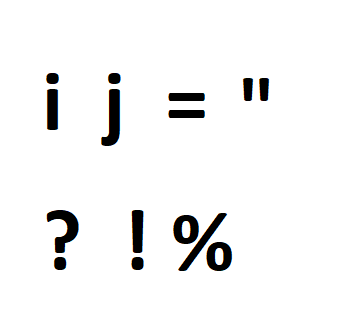
#> input picture ocr_handwriting_recognition/images/multipart_characters.png, 346 x 310 px, found by its file name
$ python bounding_box_experiment_1.py
#> lines starting #> are read from the running program, lines starting #| are printed output that depends on the picture; after the words box and inside, x2 and y2 are one past the last pixel; in counts of white or black regions, pixels touching at a corner belong together
# https://pyimagesearch.com/2020/08/24/ocr_handwriting_recognition-with-opencv-keras-and-tensorflow/
# https://pyimagesearch.com/2015/04/20/sorting-contours-using-python-and-opencv/
# https://stackoverflow.com/questions/61297312/finding-the-bounding-boxes-of-different-symbols-letters

# import the necessary packages
import numpy as np
import cv2
import imutils

image_paths = [
    # r"ocr_handwriting_recognition/images/hello_world.png",
    # r"ocr_handwriting_recognition/images/img-01.png",
    # r"ocr_handwriting_recognition/images/img-02.jpeg", # upper with lowercase letters
    # r"ocr_handwriting_recognition/images/img-03.jpg", # handwritten fonts
    # r"ocr_handwriting_recognition/images/img-04.png", # names (white background)
    # r"ocr_handwriting_recognition/images/img-05.png", # uppercase only
    # r"ocr_handwriting_recognition/images/img-06.jpeg", # uper with lowercase letters (more space + no background)
    # r"ocr_handwriting_recognition/images/test_picture.PNG", # actual photo
    # r"ocr_handwriting_recognition/images/part-1.jpeg",
    # r"ocr_handwriting_recognition/images/part-2.jpeg",
    # r"ocr_handwriting_recognition/images/part-3.jpeg",
    # r"ocr_handwriting_recognition/images/because.png",
    # r"ocr_handwriting_recognition/images/letters.png",
    r"ocr_handwriting_recognition/images/multipart_characters.png",
]

def load_image(image_path):
    img=cv2.imread(image_path)
#> img is the input picture: shape (310, 346, 3); mean B, G, R 242.9, 242.9, 242.9
    copy=img.copy()

    imgGray=cv2.cvtColor(img,cv2.COLOR_BGR2GRAY)

    (_, imgThresh) = cv2.threshold(imgGray,70,255,cv2.THRESH_BINARY_INV)
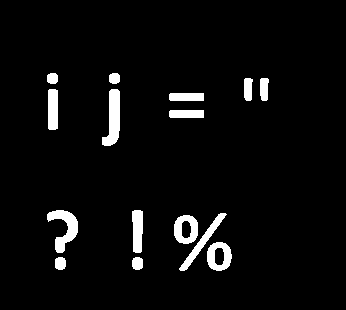
#> imgThresh: shape (310, 346); 4.5% white; 15 white regions, largest, box (x1, y1, x2, y2) and area: (102, 89, 120, 146) 643, (47, 210, 78, 253) 617, (179, 213, 227, 271) 483

    kernel_erosion = np.ones((1,1),np.uint8)
    imgErode = cv2.erode(imgThresh,kernel_erosion,iterations = 2)

    kernel_open = cv2.getStructuringElement(cv2.MORPH_ELLIPSE,(1,2))
    imgOpen = cv2.morphologyEx(imgErode, cv2.MORPH_OPEN, kernel_open)
#> imgOpen: shape (310, 346); 4.5% white; 15 white regions, largest, box (x1, y1, x2, y2) and area: (102, 90, 120, 147) 643, (47, 211, 78, 254) 617, (179, 214, 226, 272) 482

    kernel_dilate = np.ones((2,2),np.uint8)
    imgDilate = cv2.dilate(imgOpen,kernel_dilate,iterations = 4)
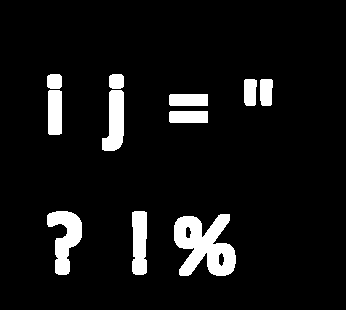
#> imgDilate: shape (310, 346); 7.6% white; 11 white regions

    return copy, imgGray, imgDilate

def sort_contours(cnts, method="left-to-right"):
    # initialize the reverse flag and sort index
    reverse = False
    i = 0

    # handle if we need to sort in reverse
    if method == "right-to-left" or method == "bottom-to-top":
        reverse = True

    # handle if we are sorting against the y-coordinate rather than
    # the x-coordinate of the bounding box
    if method == "top-to-bottom" or method == "bottom-to-top":
        i = 1

    # construct the list of bounding boxes and sort them from top to bottom
    boundingBoxes = [cv2.boundingRect(c) for c in cnts]
    (cnts, boundingBoxes) = zip(*sorted(zip(cnts, boundingBoxes),
        key=lambda b:b[1][i], reverse=reverse))

    # return the list of sorted contours and bounding boxes
    return (cnts, boundingBoxes)

def get_bounding_boxes(contours, imgGray):
    boxes=[] #store the dimensions of my bounding boxes
    chars=[] #store each bounding box for later
    min_cont_area=5

    for i, cnt in enumerate(contours):
        #print(cv2.contourArea(cnt))
        if cv2.contourArea(cnt) > min_cont_area: #Limit the contours based on area?
            (x, y, w, h) = cv2.boundingRect(cnt)

            if y > 3:
                y -= 3
            if x > 3:
                x -= 3

            boxes.append([x,y,w,h])

            roi=imgGray[y:y+h, x:x+w]

            thresh = cv2.threshold(roi, 0, 255, cv2.THRESH_BINARY_INV | cv2.THRESH_OTSU)[1]
            (tH, tW) = thresh.shape

            # if the width is greater than the height, resize along the
            # width dimension
            if tW > tH:
                thresh = imutils.resize(thresh, width=32)

            # otherwise, resize along the height
            else:
                thresh = imutils.resize(thresh, height=32)

            # re-grab the image dimensions (now that its been resized)
            # and then determine how much we need to pad the width and
            # height such that our image will be 32x32
            (tH, tW) = thresh.shape
            dX = int(max(0, 32 - tW) / 2.0)
            dY = int(max(0, 32 - tH) / 2.0)

            # pad the image and force 32x32 dimensions
            padded = cv2.copyMakeBorder(thresh, top=dY, bottom=dY, left=dX, right=dX, borderType=cv2.BORDER_CONSTANT, value=(0, 0, 0))
            padded = cv2.resize(padded, (32, 32))

            # prepare the padded image for classification via our
            # handwriting OCR model
            padded = padded.astype("float32") / 255.0
            padded = np.expand_dims(padded, axis=-1)

            chars.append(padded)

    chars = np.array([c for c in chars], dtype="float32")

    return boxes, chars

for image_path in image_paths:

    (image, imgGray, imgDilate) = load_image(image_path)

    (contours, hierarchy) = cv2.findContours(imgDilate, cv2.RETR_EXTERNAL, cv2.CHAIN_APPROX_SIMPLE)
#> contours = 11 contours; largest, box (x1, y1, x2, y2) and area: (174, 214, 236, 276) 2390, (47, 211, 82, 275) 1136, (102, 90, 124, 151) 884, (132, 211, 147, 275) 808, (48, 90, 62, 135) 568

    (contours, _) = sort_contours(contours)
#> in sort_contours, `boundingBoxes = [cv2.boundingRect(c) for c in cnts]`: boundingBoxes = [(174, 214, 62, 62), (132, 211, 15, 64), (47, 211, 35, 64), (169, 111, 39, 12), (169, 94, 39, 12), (102, 90, 22, 61), (48, 90, 14, 45), (260, 79, 13, 27), (244, 79, 13, 27), (109, 74, 15, 15), (47, 74, 15, 15)]
#> in sort_contours, `(cnts, boundingBoxes) = zip(*sorted(zip(cnts, boundingBoxes), key=lamb..`: cnts has the same summary as contours outside sort_contours; boundingBoxes = ((47, 211, 35, 64), (47, 74, 15, 15), (48, 90, 14, 45), (102, 90, 22, 61), (109, 74, 15, 15), (132, 211, 15, 64), (169, 111, 39, 12), (169, 94, 39, 12), (174, 214, 62, 62), (244, 79, 13, 27), (260, 79, 13, 27))

    (boxes, chars) = get_bounding_boxes(contours, imgGray)
#> the loop in get_bounding_boxes, `for i, cnt in enumerate(contours):` made 11 passes
#> (x, y, w, h, dX, dY) on passes 1 to 11: (44, 208, 35, 64, 7, 0), (44, 71, 15, 15, 0, 0), (45, 87, 14, 45, 11, 0), (99, 87, 22, 61, 10, 0), (106, 71, 15, 15, 0, 0), (129, 208, 15, 64, 12, 0), (166, 108, 39, 12, 0, 11), (166, 91, 39, 12, 0, 11), (171, 211, 62, 62, 0, 0), (241, 76, 13, 27, 8, 0), (257, 76, 13, 27, 8, 0)
#> pass 1, in get_bounding_boxes, `roi=imgGray[y:y+h, x:x+w]`:
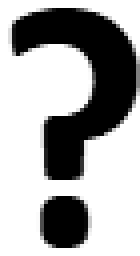
#> roi: shape (64, 35) (shown 4 times larger); min 0, max 255, mean 166.4
#> pass 1, in get_bounding_boxes, `thresh = cv2.threshold(roi, 0, 255, cv2.THRESH_BINARY_INV | cv2.THRESH..`:
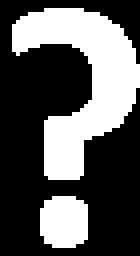
#> thresh: shape (64, 35) (shown 4 times larger); 35.2% white; 2 white regions, box (x1, y1, x2, y2) and area: (3, 2, 35, 45) 650, (10, 49, 22, 62) 138
#> pass 1, in get_bounding_boxes, `padded = cv2.resize(padded, (32, 32))`:
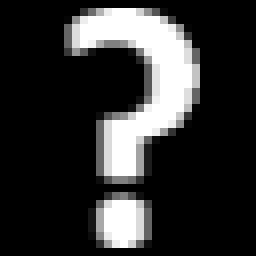
#> padded: shape (32, 32) (shown 8 times larger); min 0, max 255, mean 49.1
#> after the loop in get_bounding_boxes, `for i, cnt in enumerate(contours):`:
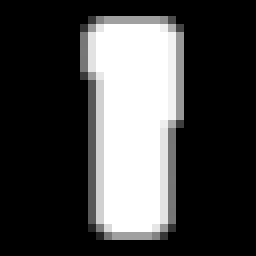
#> padded: shape (32, 32, 1) float32 (shown 8 times larger); min 0, max 1, mean 0.271
#> after the loop in get_bounding_boxes, `for i, cnt in enumerate(contours):`: boxes = [[44, 208, 35, 64], [44, 71, 15, 15], [45, 87, 14, 45], [99, 87, 22, 61], [106, 71, 15, 15], [129, 208, 15, 64], [166, 108, 39, 12], [166, 91, 39, 12], [171, 211, 62, 62], [241, 76, 13, 27], [257, 76, 13, 27]]; chars = 11 items

    # for char in chars:
    #     cv2.imshow("Image", char)
    #     cv2.waitKey(0)

    # loop over the predictions and bounding box locations together
    for (pred, (x, y, w, h)) in zip(_, boxes):
        cv2.rectangle(image, (x, y), (x + w, y + h), (0, 255, 0), 2)
#> this loop made 11 passes
#> (pred, x, y, w, h) on passes 1 to 11: ((47, 211, 35, 64), 44, 208, 35, 64), ((47, 74, 15, 15), 44, 71, 15, 15), ((48, 90, 14, 45), 45, 87, 14, 45), ((102, 90, 22, 61), 99, 87, 22, 61), ((109, 74, 15, 15), 106, 71, 15, 15), ((132, 211, 15, 64), 129, 208, 15, 64), ((169, 111, 39, 12), 166, 108, 39, 12), ((169, 94, 39, 12), 166, 91, 39, 12), ((174, 214, 62, 62), 171, 211, 62, 62), ((244, 79, 13, 27), 241, 76, 13, 27), ((260, 79, 13, 27), 257, 76, 13, 27)
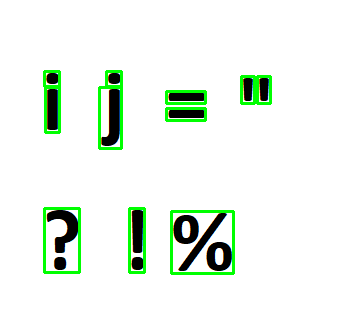
#> image: shape (310, 346, 3); 3.74% of pixels changed, all inside (x1, y1, x2, y2) = (43, 70, 272, 275)

    # show the image
    cv2.imshow("Image", image)
    cv2.waitKey(0)
